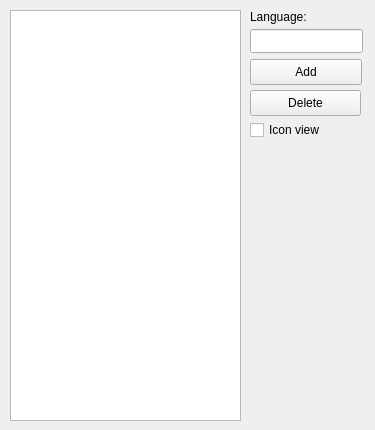
<?xml version="1.0" encoding="UTF-8"?>
<ui version="4.0">
 <class>MainWindow</class>
 <widget class="QMainWindow" name="MainWindow">
  <property name="geometry">
   <rect>
    <x>0</x>
    <y>0</y>
    <width>375</width>
    <height>430</height>
   </rect>
  </property>
  <property name="windowTitle">
   <string>Lesson2_2</string>
  </property>
  <property name="animated">
   <bool>true</bool>
  </property>
  <widget class="QWidget" name="centralwidget">
   <widget class="QListView" name="lang_listView">
    <property name="geometry">
     <rect>
      <x>10</x>
      <y>10</y>
      <width>231</width>
      <height>411</height>
     </rect>
    </property>
   </widget>
   <widget class="QPushButton" name="addLang_button">
    <property name="geometry">
     <rect>
      <x>250</x>
      <y>59</y>
      <width>112</width>
      <height>26</height>
     </rect>
    </property>
    <property name="text">
     <string>Add</string>
    </property>
   </widget>
   <widget class="QPushButton" name="deleteLang_button">
    <property name="geometry">
     <rect>
      <x>250</x>
      <y>90</y>
      <width>111</width>
      <height>26</height>
     </rect>
    </property>
    <property name="text">
     <string>Delete</string>
    </property>
   </widget>
   <widget class="QCheckBox" name="iconView_checkBox">
    <property name="geometry">
     <rect>
      <x>250</x>
      <y>120</y>
      <width>82</width>
      <height>20</height>
     </rect>
    </property>
    <property name="text">
     <string>Icon view</string>
    </property>
   </widget>
   <widget class="QLineEdit" name="lang_lineEdit">
    <property name="geometry">
     <rect>
      <x>250</x>
      <y>29</y>
      <width>113</width>
      <height>24</height>
     </rect>
    </property>
   </widget>
   <widget class="QLabel" name="lang_label">
    <property name="geometry">
     <rect>
      <x>250</x>
      <y>9</y>
      <width>60</width>
      <height>16</height>
     </rect>
    </property>
    <property name="text">
     <string>Language:</string>
    </property>
   </widget>
  </widget>
  <widget class="QMenuBar" name="menuBar">
   <property name="geometry">
    <rect>
     <x>0</x>
     <y>0</y>
     <width>375</width>
     <height>22</height>
    </rect>
   </property>
  </widget>
 </widget>
 <resources/>
 <connections/>
</ui>
